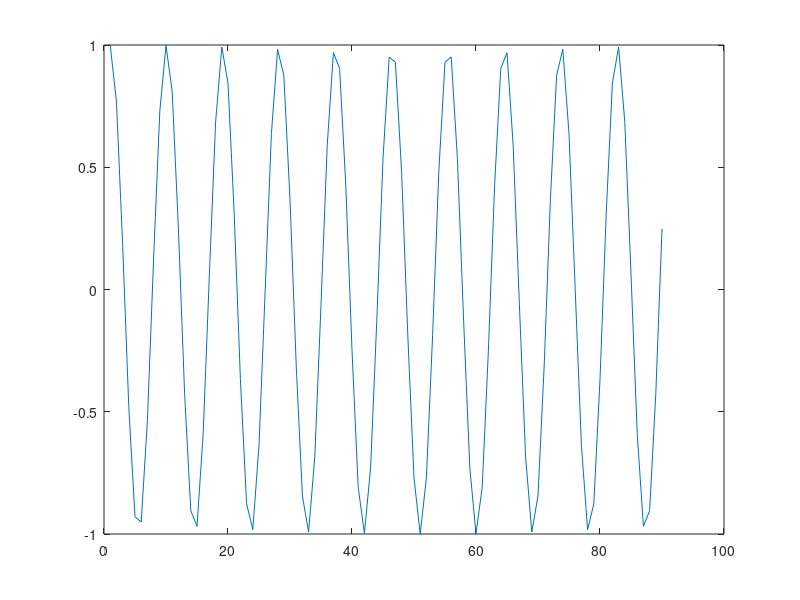
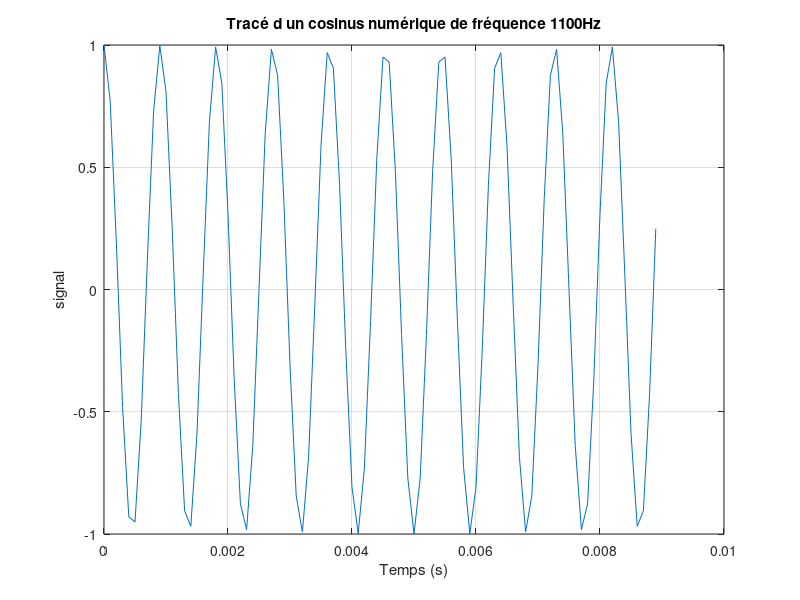
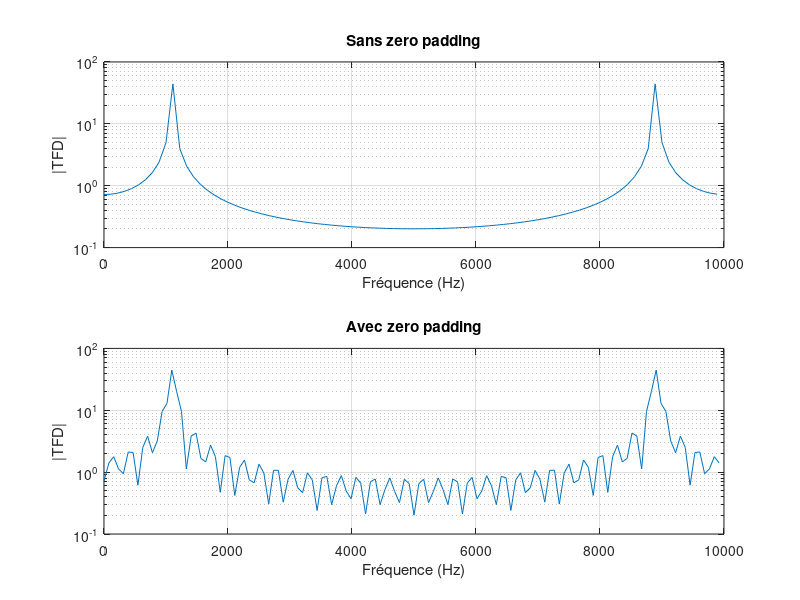
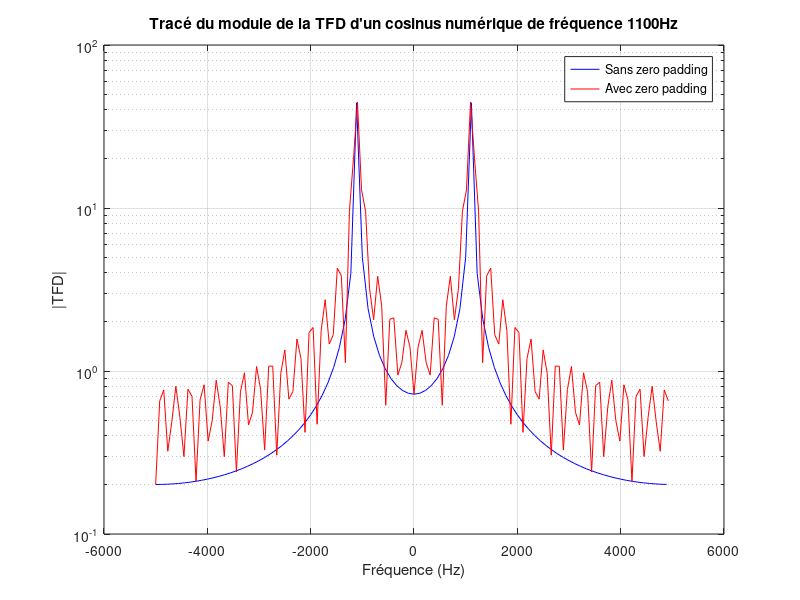

MATLAB code to generate these figures, in order:
%%%%%%%%%%%%%%%%%%%%%%%%%%%%%%%%%%%%%%%%%%%%%%%%%%%%%%%%%%%%%%%%%%%%%%%%%%
%               TP1 de Traitement Num�rique du Signal
%                   SCIENCES DU NUMERIQUE 1A
%                       Fevrier 2025 
%                       Fadwa Ellaik
%%%%%%%%%%%%%%%%%%%%%%%%%%%%%%%%%%%%%%%%%%%%%%%%%%%%%%%%%%%%%%%%%%%%%%%%%%


clear all
close all

%% %%%%%%%%%%%%%%%%%%%%%%%%%%%%%%%%%%%%%%%%%%%%%%%%%%%%%%%%%%%%%%%%%%%%%%%%
%PARAMETRES GENERAUX
%%%%%%%%%%%%%%%%%%%%%%%%%%%%%%%%%%%%%%%%%%%%%%%%%%%%%%%%%%%%%%%%%%%%%%%%%%
A=1;                %amplitude du cosinus
f0=1100;            %fréquence du cosinus en Hz
T0=1/f0;            %période du cosinus en secondes
N=90;               %nombre d'échantillons souhaités pour le cosinus
Fe=10000;           %fréquence d'échantillonnage en Hz
Te=1/Fe;            %période d'échantillonnage en secondes
SNR=0;              %SNR souhaité en dB pour le cosinus bruité


%% %%%%%%%%%%%%%%%%%%%%%%%%%%%%%%%%%%%%%%%%%%%%%%%%%%%%%%%%%%%%%%%%%%%%%%%%
%GENERATION DU COSINUS NUMERIQUE
%%%%%%%%%%%%%%%%%%%%%%%%%%%%%%%%%%%%%%%%%%%%%%%%%%%%%%%%%%%%%%%%%%%%%%%%%%
%D�finition de l'�chelle temporelle
temps= (0:N-1)*Te;
%G�n�ration de N �chantillons de cosinus � la fr�quence f0
x= A*cos(2*pi*f0*temps);

%% %%%%%%%%%%%%%%%%%%%%%%%%%%%%%%%%%%%%%%%%%%%%%%%%%%%%%%%%%%%%%%%%%%%%%%%%
%TRACE DU COSINUS NUMERIQUE
%%%%%%%%%%%%%%%%%%%%%%%%%%%%%%%%%%%%%%%%%%%%%%%%%%%%%%%%%%%%%%%%%%%%%%%%%%
%Sans se pr�occuper de l'�chelle temporelle
figure
plot(x)

%Trac� avec une �chelle temporelle en secondes
%des labels sur les axes et un titre (utilisation de xlabel, ylabel et
%title)
figure
plot(temps, x);
grid
xlabel('Temps (s)')
ylabel('signal')
title(['Tracé d un cosinus numérique de fréquence ' num2str(f0) 'Hz']);

%% %%%%%%%%%%%%%%%%%%%%%%%%%%%%%%%%%%%%%%%%%%%%%%%%%%%%%%%%%%%%%%%%%%%%%%%%
%CALCUL DE LA TRANSFORMEE DE FOURIER NUMERIQUE (TFD) DU COSINUS NUMERIQUE
%%%%%%%%%%%%%%%%%%%%%%%%%%%%%%%%%%%%%%%%%%%%%%%%%%%%%%%%%%%%%%%%%%%%%%%%%%
%Sans zero padding 
X=fft(x);
%Avec zero padding (ZP : param�tre de zero padding � d�finir) 
ZP = 2^nextpow2(N);
X_ZP=fft(x, ZP);

%% %%%%%%%%%%%%%%%%%%%%%%%%%%%%%%%%%%%%%%%%%%%%%%%%%%%%%%%%%%%%%%%%%%%%%%%%
%TRACE DU MODULE DE LA TFD DU COSINUS NUMERIQUE EN ECHELLE LOG
%SANS PUIS AVEC ZERO PADDING
%%%%%%%%%%%%%%%%%%%%%%%%%%%%%%%%%%%%%%%%%%%%%%%%%%%%%%%%%%%%%%%%%%%%%%%%%%

%Avec une �chelle fr�quentielle en Hz
%des labels sur les axes et des titres
%Trac�s en utilisant plusieurs zones de la figure (utilisation de subplot) 
figure('name',['Tracé du module de la TFD d''un cosinus numérique de fréquence ' num2str(f0) 'Hz'])

subplot(2,1,1)
echelle_frequentielle=(0:N-1)*Fe/N;
semilogy(echelle_frequentielle, abs(X));
grid
title('Sans zero padding')
xlabel('Fréquence (Hz)')
ylabel('|TFD|')

subplot(2,1,2)
echelle_frequentielle=(0:ZP-1)*Fe/ZP;
semilogy(echelle_frequentielle, abs(X_ZP));
grid
title('Avec zero padding')
xlabel('Fréquence (Hz)')
ylabel('|TFD|')

%Avec une �chelle fr�quentielle en Hz
%des labels sur les axes et des titres
%Trac�s superpos�s sur une m�me figure 
% (utilisation de hold, de couleurs diff�rentes et de legend)
% !! UTILISER ICI fftshit POUR LE TRACE !!
figure
echelle_frequentielle=(-N/2:N/2-1)*Fe/N;
semilogy(echelle_frequentielle, fftshift(abs(X)),'b');    %Tracé en bleu : 'b'
hold on
echelle_frequentielle=(-ZP/2:ZP/2-1)*Fe/ZP;
semilogy(echelle_frequentielle, fftshift(abs(X_ZP)),'r'); %Tracé en rouge : 'r'
grid
legend('Sans zero padding','Avec zero padding')
xlabel('Fréquence (Hz)')
ylabel('|TFD|')
title(['Tracé du module de la TFD d''un cosinus numérique de fréquence ' num2str(f0) 'Hz'])

%% %%%%%%%%%%%%%%%%%%%%%%%%%%%%%%%%%%%%%%%%%%%%%%%%%%%%%%%%%%%%%%%%%%%%%%%%
%CALCUL DE LA TFD DU COSINUS NUMERIQUE AVEC FENETRAGE
%%%%%%%%%%%%%%%%%%%%%%%%%%%%%%%%%%%%%%%%%%%%%%%%%%%%%%%%%%%%%%%%%%%%%%%%%%
%Application de la fen�tre de pond�ration de Hamming
x_fenetre_hamming=x.*hamming(length(x)).';
%Calcul de la TFD pond�r�e, avec zeros padding
X_ZP_hamming=fft(x_fenetre_hamming, ZP);
%Application de la fen�tre de pond�ration de Blackman
x_fenetre_blackman=x.*blackman(length(x)).';
%Calcul de la TFD pond�r�e, avec zeros padding
X_ZP_blackman=fft(x_fenetre_blackman, ZP);

%% %%%%%%%%%%%%%%%%%%%%%%%%%%%%%%%%%%%%%%%%%%%%%%%%%%%%%%%%%%%%%%%%%%%%%%%%
%TRACE DU MODULE DE LA TFD DU COSINUS NUMERIQUE AVEC FENETRAGE EN ECHELLE LOG
%POUR DIFFERENTES FENETRES
%%%%%%%%%%%%%%%%%%%%%%%%%%%%%%%%%%%%%%%%%%%%%%%%%%%%%%%%%%%%%%%%%%%%%%%%%%
% Tracés superposés sur la même figure de la TFD non fenêtrée, 
% de la TFD avec fenêtrage de Hamming, de la TFD avec fenêtrage de Blackman
% Le tout avec une échelle fréquentielle en Hz, un titre, des labels sur les axes, 
% une légende et en utilisant fftshift

figure
echelle_frequentielle = (-ZP/2:ZP/2-1)*Fe/ZP;
semilogy(echelle_frequentielle, fftshift(abs(X_ZP)), 'b');
hold on
semilogy(echelle_frequentielle, fftshift(abs(X_ZP_hamming)), 'r');
semilogy(echelle_frequentielle, fftshift(abs(X_ZP_blackman)), 'g');
grid
legend('Sans fenêtrage', 'Fenêtrage de Hamming', 'Fenêtrage de Blackman')
xlabel('Fréquence (Hz)')
ylabel('|TFD|')
title('Module de la TFD avec différents fenêtrages')

%% %%%%%%%%%%%%%%%%%%%%%%%%%%%%%%%%%%%%%%%%%%%%%%%%%%%%%%%%%%%%%%%%%%%%%%%%
%CALCUL DE LA DENSITE SPECTRALE DE PUISSANCE (DSP) DU COSINUS NUMERIQUE
%%%%%%%%%%%%%%%%%%%%%%%%%%%%%%%%%%%%%%%%%%%%%%%%%%%%%%%%%%%%%%%%%%%%%%%%%%

%Estimation par p�riodogramme
Sx_periodogramme=(1/(N*Fe))*abs(fft(x)).^2;

%Estimation par p�riodogramme de Welch
Sx_Welch=pwelch(x, [],[],[],Fe,'twosided');

%% %%%%%%%%%%%%%%%%%%%%%%%%%%%%%%%%%%%%%%%%%%%%%%%%%%%%%%%%%%%%%%%%%%%%%%%%
%TRACE DE LA DENSITE SPECTRALE DE PUISSANCE (DSP) DU COSINUS NUMERIQUE
%%%%%%%%%%%%%%%%%%%%%%%%%%%%%%%%%%%%%%%%%%%%%%%%%%%%%%%%%%%%%%%%%%%%%%%%%%

%Trac�s superpos�s sur une m�me figure en utilisant fftshift
%Avec une �chelle fr�quentielle en Hz
%des labels sur les axes, un titre, une l�gende
figure
echelle_frequentielle=(-N/2:N/2-1)*Fe/N;
semilogy(echelle_frequentielle, fftshift(Sx_periodogramme),'b')
hold on
echelle_frequentielle=(-length(Sx_Welch)/2:length(Sx_Welch)/2-1)*Fe/length(Sx_Welch);
semilogy(echelle_frequentielle, fftshift(Sx_Welch),'r')
legend('Periodogramme','Periodogramme de Welch')
xlabel('Fréquences (Hz)')
ylabel('DSP')
title('Tracés de la DSP d''un cosinus numérique de fréquence 1100 Hz');

%% %%%%%%%%%%%%%%%%%%%%%%%%%%%%%%%%%%%%%%%%%%%%%%%%%%%%%%%%%%%%%%%%%%%%%%%%
%CALCUL ET TRACE DE LA FONCTION D'AUTOCORRELATION DU COSINUS BRUITE AVEC LE
%BON SNR
%%%%%%%%%%%%%%%%%%%%%%%%%%%%%%%%%%%%%%%%%%%%%%%%%%%%%%%%%%%%%%%%%%%%%%%%%%       

%Calcul de la puissance du signal
P_signal=mean(abs(x).^2);
%Calcul de la puissance du bruit pour obtenir le SNR souhait�
P_bruit=P_signal/(10^(SNR/10));

%G�n�ration du bruit gaussien � la puissance Pb
bruit=sqrt(P_bruit)*randn(1,length(x));
%Ajout du bruit sur le signal
x_bruite=x+bruit;

%Calcul de la fonction d'autocorr�lation du signal bruite
%attention pas le 1/N quand on utilise xcorr => � rajouter
Rx=(1/length(x_bruite))*xcorr(x_bruite); 

%Trac� du signal bruit� avec une �chelle temporelle en secondes
figure
plot(temps, x_bruite)
grid
xlabel('Temps (s)')
ylabel('Signal')
title('Tracé du cosinus bruité');

%Trac� de la fonction d'autocorr�lation du signal bruite avec une �chelle 
%temporelle en secondes
figure
echelle_tau=(-length(x_bruite)+1:length(x_bruite)-1)*Te;
plot(echelle_tau, Rx)
grid
xlabel('\tau (s)')
ylabel('R_x(\tau)')
title('Tracé de la fonction d''autocorrélation du cosinus bruité');